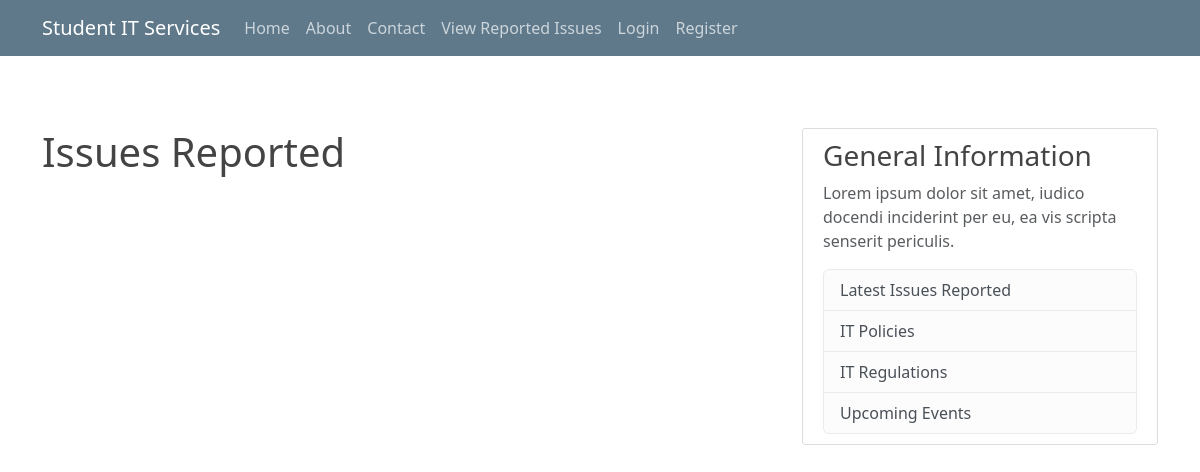
The app's page /report/, older data.
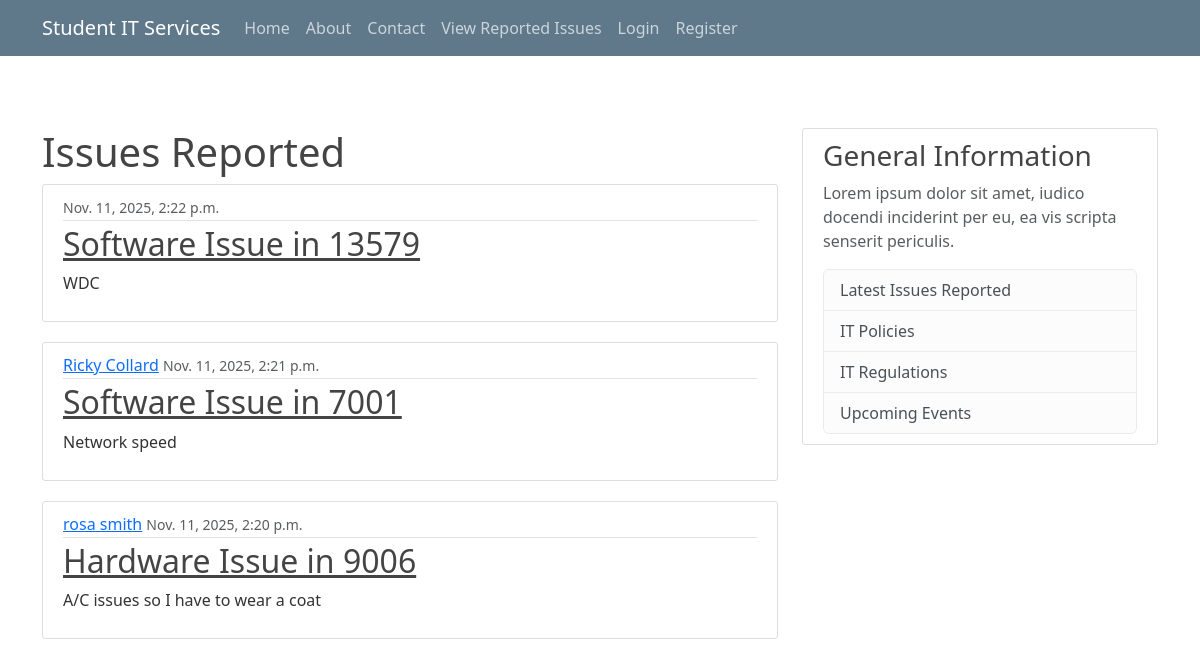
The same page, newer data.
### itreporting/models.py (models this page shows, shortened)
class Issue(models.Model):
    type = models.CharField(
        max_length=100,
        choices=[('Hardware', 'Hardware'), ('Software', 'Software')]
    )
    room = models.CharField(max_length=100)
    urgent = models.BooleanField(default=False)
    details = models.TextField()
    date_submitted = models.DateTimeField(default=timezone.now)
    description = models.TextField()
    author = models.ForeignKey(
        User,
        related_name='issues',
        on_delete=models.CASCADE
    )
    def __str__(self):
        return f'{self.type} Issue in {self.room}'

### users/models.py (models this page shows)
class Profile(models.Model):
    user = models.OneToOneField(User, on_delete=models.CASCADE)
    image = models.ImageField(default='profile_pics/default.png', upload_to='profile_pics')
    def __str__(self):
        return f'{self.user.first_name} {self.user.last_name}'

### itreporting/views.py (the view)
# urls.py: path('report/', PostListView.as_view(), name = 'report'),
class PostListView(ListView):
    model = Issue
    ordering = ['-date_submitted']
    template_name = 'itreporting/report.html'
    context_object_name = 'issues'
    paginate_by = 5 # Optional pagination

### itreporting/templates/itreporting/report.html (shortened to what this page needs)
{% extends "itreporting/base.html" %}
{% block content %}
    <h1>Issues Reported</h1>
    {% for issue in issues %}
        <article class="media content-section">
            <div class="media-body">
                <div class="article-metadata">
                    <a class="mr-2" href="#">{{ issue.author.profile }}</a>
                    <small class="text-muted">{{ issue.date_submitted }}</small>
                </div>
                <h2>
                    <a class="article-title" href="{% url 'itreporting:issue-detail' issue.id %}">
                        {{ issue }}
                    </a>
                </h2>
                <p class="article-content">{{ issue.details }}</p>
            </div>
        </article>
    {% endfor %}
{% endblock %}

### itreporting/templates/itreporting/base.html (shortened to what this page needs)
{% load static %}
<!DOCTYPE html>
<html>
  <head>
    <link
      href="https://cdn.jsdelivr.net/npm/bootstrap@5.3.3/dist/css/bootstrap.min.css"
      rel="stylesheet"
    />
    <link rel="stylesheet" type="text/css" href="{% static 'css/styles.css' %}" />
  </head>
  <body>
    <div class="container">
      <header class="site-header">
        <nav class="navbar navbar-expand-md navbar-dark bg-steel fixed-top">
          <div class="container">
            <a class="navbar-brand mr-4" href="{% url 'itreporting:home' %}">
              Student IT Services
            </a>
            <div class="collapse navbar-collapse" id="navbarToggle">
              <div class="navbar-nav mr-auto">
                <a class="nav-item nav-link" href="{% url 'itreporting:home' %}">Home</a>
                <a class="nav-item nav-link" href="#">About</a>
                <a class="nav-item nav-link" href="{% url 'itreporting:contact' %}">Contact</a>
                <a class="nav-item nav-link" href="{% url 'itreporting:report' %}">View Reported Issues</a>
              </div>
              <div class="navbar-nav">
                {% if user.is_authenticated  %}
                <a class="nav-item nav-link" href="{% url 'itreporting:issue-create' %}">Report New Issue</a>
                    <a class="nav-item nav-link" href="{% url 'profile' %}">Profile</a>
                    <form method="POST" id="frm_logout" action="{% url 'logout' %}">
                        {% csrf_token %}
                        <a class="nav-item nav-link" href="#" onclick="document.getElementById('frm_logout').submit(); return false;">Logout</a>
                    </form>
                {% else %}
                    <a class="nav-item nav-link" href="{% url 'login' %}">Login</a>
                    <a class="nav-item nav-link" href="{% url 'register' %}">Register</a>
                {% endif %}
            </div>
            </div>
          </div>
        </nav>
      </header>
      <div class="row mt-5 pt-5">
        <div class="col-md-8">
          {% block content %}{% endblock %}
        </div>
        <div class="col-md-4">
          <div class="content-section">
            <h3>General Information</h3>
            <p class="text-muted">
              Lorem ipsum dolor sit amet, iudico docendi inciderint per eu, ea vis scripta senserit periculis.
            </p>
            <ul class="list-group">
              <li class="list-group-item list-group-item-light">Latest Issues Reported</li>
              <li class="list-group-item list-group-item-light">IT Policies</li>
              <li class="list-group-item list-group-item-light">IT Regulations</li>
              <li class="list-group-item list-group-item-light">Upcoming Events</li>
            </ul>
          </div>
        </div>
      </div>
    </div>
  </body>
</html>

### itreporting/static/css/styles.css (style rules this page uses)
body { background: #ffffff; color: #333333; margin-top: 5rem; }
h1, h2, h3, h4, h5, h6 { color: #444444; }
ul { margin: 0; }
.bg-steel { background-color: #5f788a; }
.site-header .navbar-nav .nav-link { color: #cbd5db; }
.content-section { background: #ffffff; padding: 10px 20px; border: 1px solid #dddddd; border-radius: 3px; margin-bottom: 20px; }
.article-title { color: #444444; }
.article-content { white-space: pre-line; }
.article-metadata { padding-bottom: 1px; margin-bottom: 4px; border-bottom: 1px solid #e3e3e3 }

Row changes from the older to the newer data that the page shows:
added Issue: date_submitted "Nov. 11, 2025, 2:22 p.m.", type+room "Software Issue in 13579", details "WDC"
added Issue: author.profile "Ricky Collard", date_submitted "Nov. 11, 2025, 2:21 p.m.", type+room "Software Issue in 7001", details "Network speed"
added Issue: author.profile "rosa smith", date_submitted "Nov. 11, 2025, 2:20 p.m.", type+room "Hardware Issue in 9006", details "A/C issues so I have to wear a coat"
